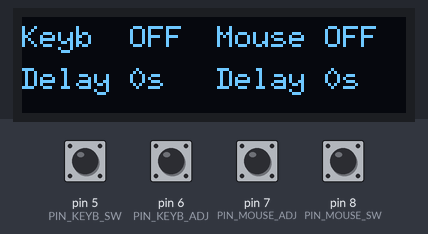
A sketch run on a simulated Arduino Leonardo, built with avr-gcc and run on an emulated ATmega32U4. On the bench: 128×32 one-colour display. The test bench sets the inputs (shaded band); at power-on: pin 5 (PIN_KEYB_SW), pin 6 (PIN_KEYB_ADJ), pin 7 (PIN_MOUSE_ADJ), pin 8 (PIN_MOUSE_SW) HIGH. Random numbers use the default seed unless the sketch sets one; USB keyboard and mouse output is not drawn.

Above: at 4.2 s.
4.3 s: pin 5 (PIN_KEYB_SW) pulled LOW for 0.15 s
At 5.4 s:
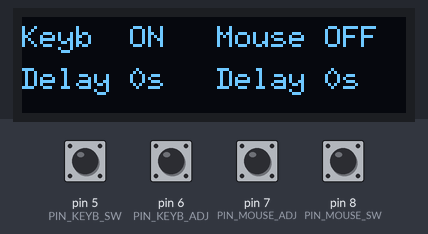
5.9 s: pin 8 (PIN_MOUSE_SW) pulled LOW for 0.15 s
At 7.0 s:
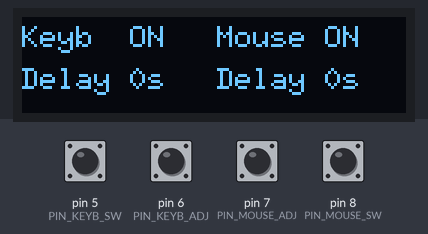
7.5 s: pin 6 (PIN_KEYB_ADJ) pulled LOW for 0.15 s
At 8.9 s:
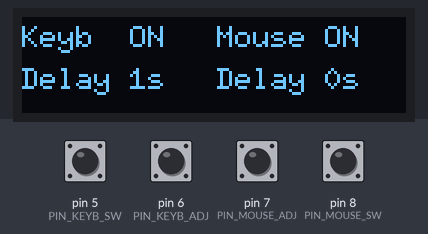
9.2 s: pin 7 (PIN_MOUSE_ADJ) pulled LOW for 0.15 s
At 10.6 s:
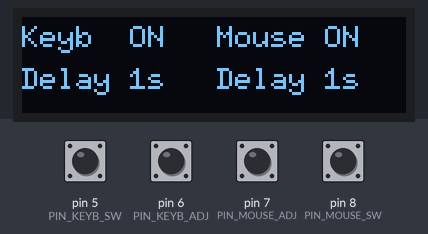
10.9 s: pin 5 (PIN_KEYB_SW) pulled LOW for 1 s
At 12.3 s:
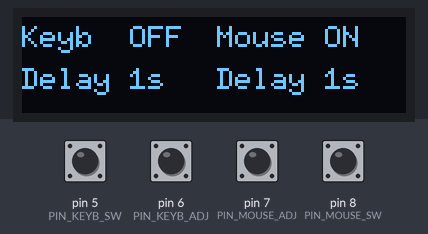
13.4 s: pin 6 (PIN_KEYB_ADJ) pulled LOW for 1 s
At 15.9 s:
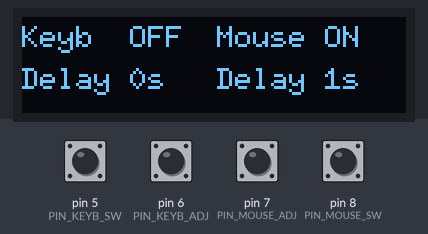
Timing chart, 0 to 17.0 s (numbered marks = the images above; inputs shaded):
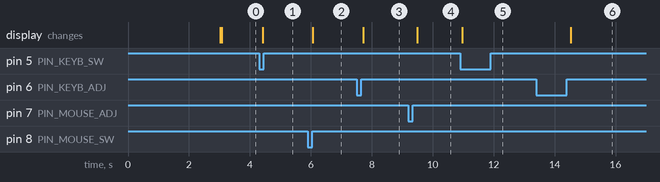

The sketch:

KeybMouseDisplay.ino
```cpp
#include <Keyboard.h>
#include <Mouse.h>
#include <Arduino.h>
#include <U8g2lib.h>
#include <Wire.h>
#include "config.h"

// ===== Универсальный класс управления вводом =====
class AutoInput {
public:
    typedef void (*ActionFunc)(uint8_t);

    AutoInput(uint8_t swPin, uint8_t adjPin, uint8_t actionCode,
              ActionFunc pressFn, ActionFunc releaseFn)
      : _swPin(swPin), _adjPin(adjPin), _code(actionCode),
        _pressFn(pressFn), _releaseFn(releaseFn) {
        _lastSwState = HIGH;
        _lastAdjState = HIGH;
    }

    void begin() {
        pinMode(_swPin, INPUT_PULLUP);
        pinMode(_adjPin, INPUT_PULLUP);
    }

    void update() {
        handleTrigger();
        handleAdjust();
        handleAutoPress();
    }

    bool isActive() const { return _active; }
    long getExtraDelay() const { return _extraDelay; }

private:
    uint8_t _swPin, _adjPin, _code;
    ActionFunc _pressFn, _releaseFn;

    bool _active = false;
    bool _isPressed = false;
    long _extraDelay = 0;

    unsigned long _lastSwChange = 0;
    byte _lastSwState;
    unsigned long _lastAdjChange = 0;
    byte _lastAdjState;
    unsigned long _adjPressTime = 0;
    bool _adjPressed = false;

    unsigned long _timer = 0;
    unsigned long _currentPressDuration = 0;
    unsigned long _currentInterval = 0;

    void handleTrigger() {
        if (millis() - _lastSwChange > DEBOUNCE_MS) {
            byte state = digitalRead(_swPin);
            if (state != _lastSwState) {
                _lastSwChange = millis();
                _lastSwState = state;
                if (state == LOW) {
                    _active = !_active;
                    if (_active) {
                        _currentPressDuration = random(MIN_PRESS_DURATION, MAX_PRESS_DURATION);
                        _currentInterval = random(MIN_INTERVAL, MAX_INTERVAL);
                        _pressFn(_code);
                        _isPressed = true;
                        _timer = millis();
                    } else {
                        if (_isPressed) {
                            _releaseFn(_code);
                            _isPressed = false;
                        }
                    }
                }
            }
        }
    }

    void handleAdjust() {
        byte state = digitalRead(_adjPin);
        if (state != _lastAdjState) {
            delay(20); // Как в оригинале
            state = digitalRead(_adjPin);
            if (state != _lastAdjState) {
                _lastAdjState = state;
                if (state == LOW) {
                    _adjPressTime = millis();
                    _adjPressed = true;
                } else {
                    if (_adjPressed) {
                        unsigned long dur = millis() - _adjPressTime;
                        if (dur >= LONG_PRESS_THRESHOLD) _extraDelay -= DELAY_STEP_LONG;
                        else _extraDelay += DELAY_STEP_SHORT;

                        if (_extraDelay < 0) _extraDelay = 0;
                        _adjPressed = false;
                    }
                }
                _lastAdjChange = millis();
            }
        }
    }

    void handleAutoPress() {
        if (!_active) return;
        unsigned long now = millis();
        if (_isPressed) {
            if (now - _timer >= _currentPressDuration) {
                _releaseFn(_code);
                _isPressed = false;
                _timer = now;
                _currentInterval = random(MIN_INTERVAL, MAX_INTERVAL);
            }
        } else {
            if (now - _timer >= (unsigned long)(_currentInterval + _extraDelay)) {
                _currentPressDuration = random(MIN_PRESS_DURATION, MAX_PRESS_DURATION);
                _pressFn(_code);
                _isPressed = true;
                _timer = now;
            }
        }
    }
};

// ===== Обёртки для статических методов библиотек =====
void keyPress(uint8_t c)   { Keyboard.press(c); }
void keyRelease(uint8_t c) { Keyboard.release(c); }
void mousePress(uint8_t c) { Mouse.press(c); }
void mouseRelease(uint8_t c) { Mouse.release(c); }

// ===== Создание экземпляров =====
AutoInput keyboard(PIN_KEYB_SW, PIN_KEYB_ADJ, KEY_TO_PRESS, keyPress, keyRelease);
AutoInput mouse(PIN_MOUSE_SW, PIN_MOUSE_ADJ, MOUSE_TO_PRESS, mousePress, mouseRelease);

// ===== Дисплей =====
U8G2_SSD1306_128X32_UNIVISION_F_HW_I2C u8g2(U8G2_R0);
unsigned long lastDisplayUpdate = 0;

void setup() {
    keyboard.begin();
    mouse.begin();
    Keyboard.begin();
    Mouse.begin();
    randomSeed(analogRead(0));
    delay(3000);
    u8g2.begin();
    u8g2.setFont(u8g2_font_6x10_tr);
}

void loop() {
    keyboard.update();
    mouse.update();

    if (millis() - lastDisplayUpdate >= DISPLAY_UPDATE_MS) {
        updateDisplay();
        lastDisplayUpdate = millis();
    }
}

void updateDisplay() {
    u8g2.clearBuffer();
    u8g2.setFont(u8g2_font_6x10_tr);

    u8g2.drawStr(0, 10, keyboard.isActive() ? "Keyb  ON" : "Keyb  OFF");
    u8g2.setCursor(0, 24);
    u8g2.print("Delay "); u8g2.print(keyboard.getExtraDelay() / 1000); u8g2.print("s");

    u8g2.drawStr(65, 10, mouse.isActive() ? "Mouse ON" : "Mouse OFF");
    u8g2.setCursor(65, 24);
    u8g2.print("Delay "); u8g2.print(mouse.getExtraDelay() / 1000); u8g2.print("s");

    u8g2.sendBuffer();
}
```

config.h
```cpp
#ifndef CONFIG_H
#define CONFIG_H

// ===== Пины управления =====
#define PIN_KEYB_SW   5 // Вкл/Выкл клавиатуры
#define PIN_KEYB_ADJ  6 // Настройка задержки клавиатуры
#define PIN_MOUSE_ADJ 7 // Настройка задержки мыши
#define PIN_MOUSE_SW  8 // Вкл/Выкл мыши

// ===== Целевые действия =====
const uint8_t KEY_TO_PRESS   = KEY_F8;     // KEY_F1..F12, 'a', 'b' и т.д.
const uint8_t MOUSE_TO_PRESS = MOUSE_LEFT; // MOUSE_LEFT, MOUSE_RIGHT, MOUSE_MIDDLE

// ===== Тайминги и задержки (мс) =====
const unsigned long DEBOUNCE_MS          = 50;   // Антидребезг кнопок
const unsigned long MIN_PRESS_DURATION   = 45;   // Мин. время удержания нажатия
const unsigned long MAX_PRESS_DURATION   = 120;  // Макс. время удержания нажатия
const unsigned long MIN_INTERVAL         = 800;  // Мин. интервал между нажатиями
const unsigned long MAX_INTERVAL         = 1200; // Макс. интервал между нажатиями
const unsigned long LONG_PRESS_THRESHOLD = 800;  // Порог долгого нажатия для настройки задержки

// ===== Дисплей =====
const unsigned long DISPLAY_UPDATE_MS = 100; // Частота обновления экрана

// ===== Шаг изменения задержки =====
const long DELAY_STEP_SHORT = 1000;  // +1 сек при коротком нажатии
const long DELAY_STEP_LONG  = 15000; // -15 сек при долгом нажатии

#endif // CONFIG_H
```

Measured:
- after the input at 4.3 s, the display: changes after 0.12 s (image 1)
- after the input at 5.9 s, the display: changes after 0.17 s (image 2)
- after the input at 7.5 s, the display: changes after 0.22 s (image 3)
- after the input at 9.2 s, the display: changes after 0.30 s (image 4)
- after the input at 10.9 s, the display: changes after 0.08 s (image 5)
- after the input at 13.4 s, the display: changes after 1.1 s (image 6)
